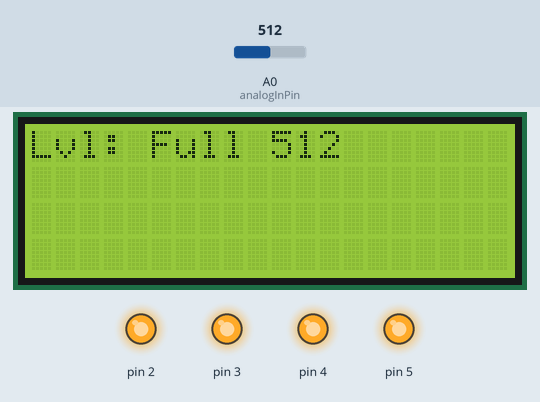
Simulated run of this sketch. Board: Arduino Uno, built with avr-gcc and run on an emulated ATmega328P. Shown: 20×4 character LCD, output pins drawn as LEDs (lit = HIGH). The test bench sets the inputs (shaded band); at power-on: A0 (analogInPin) = 512. What the sketch prints to the serial monitor is not drawn.

Above: at 1.2 s.
1.3 s: A0 (analogInPin) set to 437
At 2.0 s:
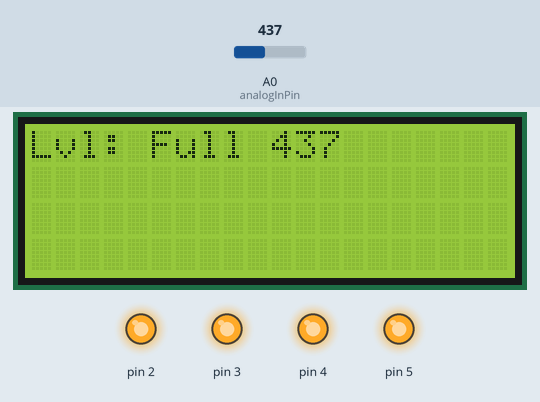
4.4 s: A0 (analogInPin) set to 409
At 5.1 s:
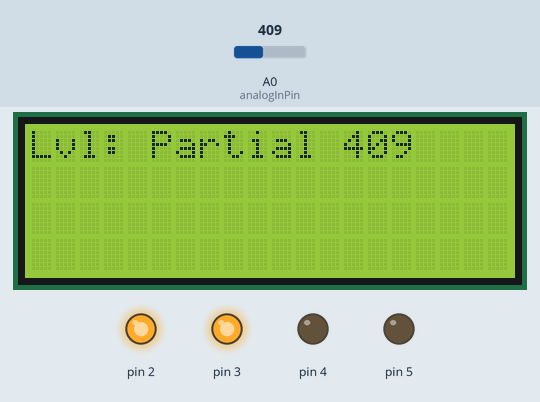
7.2 s: A0 (analogInPin) set to 257
At 7.7 s:
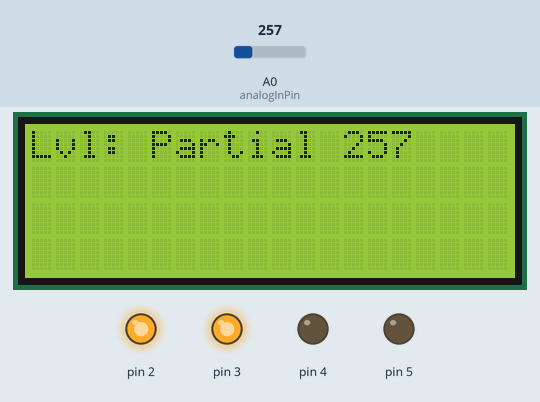
8.8 s: A0 (analogInPin) set to 232
At 9.2 s:
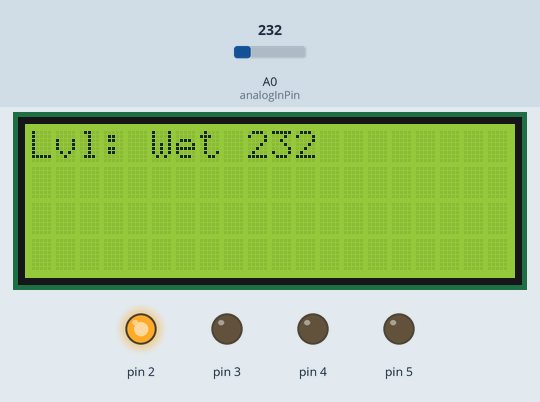
11.4 s: A0 (analogInPin) set to 105
At 11.8 s:
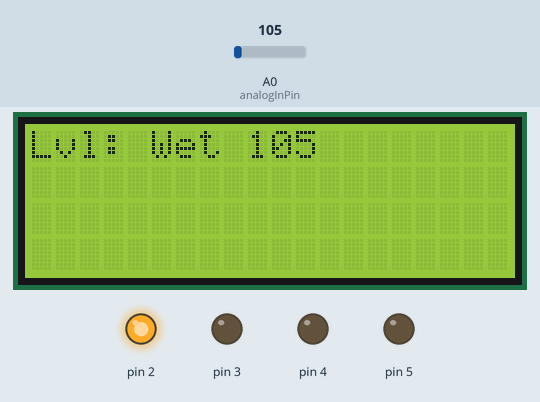
12.9 s: A0 (analogInPin) set to 94
At 13.4 s:
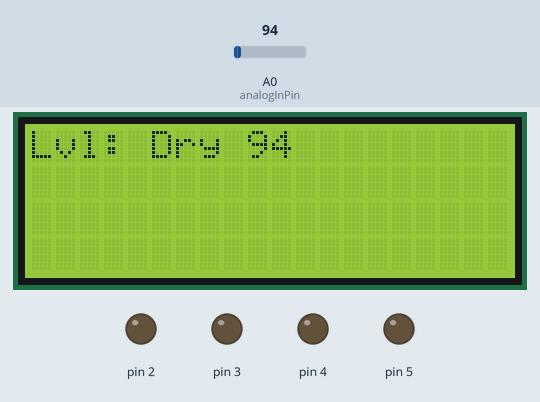
Timing chart, 0 to 15.9 s (numbered marks = the images above; inputs shaded):
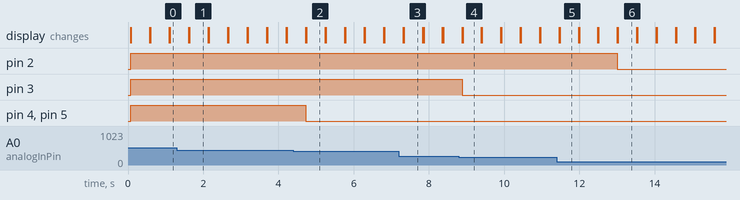

The sketch:

water_sensor.ino
```cpp
#include <Wire.h>
#include <LiquidCrystal_I2C.h>

const int analogInPin = A0;
int sensorValue = 0;

LiquidCrystal_I2C lcd(0x27, 20, 4);

void setup()
{
  pinMode(2, OUTPUT);
  pinMode(3, OUTPUT);
  pinMode(4, OUTPUT);
  pinMode(5, OUTPUT);
  Serial.begin(9600);
  lcd.init();
  lcd.backlight();
}

void loop()
{

  sensorValue = analogRead(analogInPin);
  Serial.print("sensor = ");
  Serial.print(sensorValue);
  Serial.print("\n");

  delay(2);

  if (sensorValue <= 100)
  {
    digitalWrite(2, LOW);
    digitalWrite(3, LOW);
    digitalWrite(4, LOW);
    digitalWrite(5, LOW);
    lcd.print("Lvl: Dry ");
    lcd.print(sensorValue);
  }
  else if (sensorValue < 250)
  {
    digitalWrite(2, HIGH);
    digitalWrite(3, LOW);
    digitalWrite(4, LOW);
    digitalWrite(5, LOW);
    lcd.print("Lvl: Wet ");
    lcd.print(sensorValue);
  }
  else if (sensorValue < 420)
  {
    digitalWrite(2, HIGH);
    digitalWrite(3, HIGH);
    digitalWrite(4, LOW);
    digitalWrite(5, LOW);
    lcd.print("Lvl: Partial ");
    lcd.print(sensorValue);
  }
  else
  {
    digitalWrite(2, HIGH);
    digitalWrite(3, HIGH);
    digitalWrite(4, HIGH);
    digitalWrite(5, HIGH);
    lcd.print("Lvl: Full ");
    lcd.print(sensorValue);
  }

  delay(500);
  lcd.clear();
}
```

Measured:
- the behaviour switches between 420 and 419 on A0 (analogInPin) (found by bisection; images 1 and 2)
- the behaviour switches between 250 and 249 on A0 (analogInPin) (found by bisection; images 3 and 4)
- the behaviour switches between 101 and 100 on A0 (analogInPin) (found by bisection; images 5 and 6)
- after the input at 1.3 s, the display: first differs from a run without the input after 0.33 s (image 1)
- after the input at 4.4 s, pin 4, pin 5: HIGH → LOW after 0.32 s; the display: first differs from a run without the input after 0.34 s (image 2)
- after the input at 7.2 s, the display: first differs from a run without the input after 0.14 s (image 3)
- after the input at 8.8 s, pin 3: HIGH → LOW after 0.08 s; the display: first differs from a run without the input after 0.09 s (image 4)
- after the input at 11.4 s, the display: first differs from a run without the input after 0.08 s (image 5)
- after the input at 12.9 s, pin 2: HIGH → LOW after 0.11 s; the display: first differs from a run without the input after 0.12 s (image 6)
